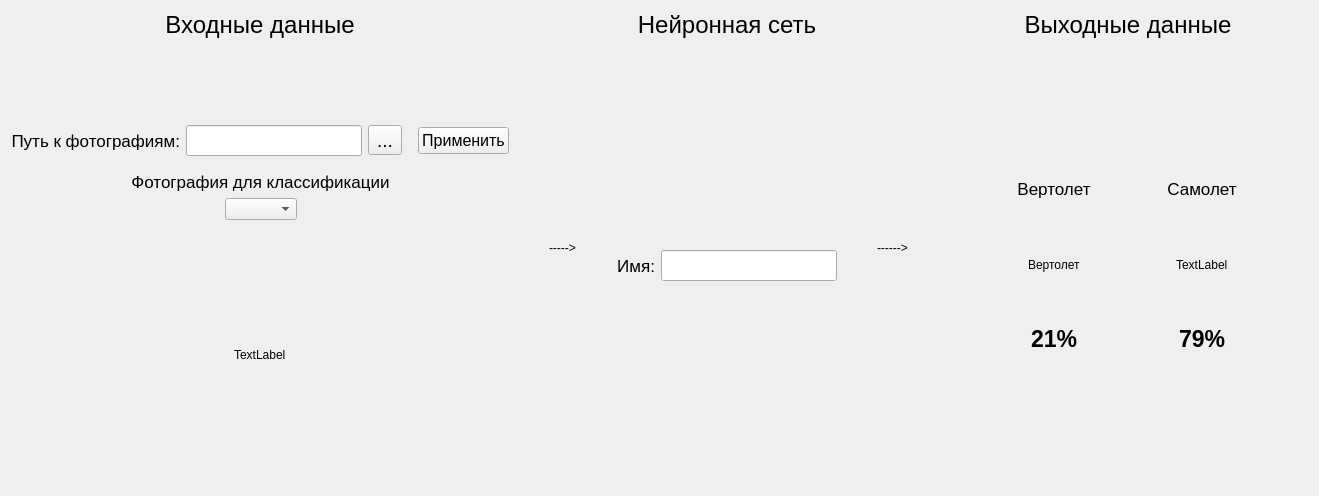
<?xml version="1.0" encoding="UTF-8"?>
<ui version="4.0">
 <class>Form</class>
 <widget class="QWidget" name="Form">
  <property name="geometry">
   <rect>
    <x>0</x>
    <y>0</y>
    <width>1319</width>
    <height>496</height>
   </rect>
  </property>
  <property name="windowTitle">
   <string>Form</string>
  </property>
  <layout class="QHBoxLayout" name="horizontalLayout_9">
   <item>
    <layout class="QVBoxLayout" name="verticalLayout_3">
     <item>
      <widget class="QLabel" name="inputDataTitleLabel">
       <property name="font">
        <font>
         <pointsize>18</pointsize>
         <underline>false</underline>
        </font>
       </property>
       <property name="layoutDirection">
        <enum>Qt::LeftToRight</enum>
       </property>
       <property name="text">
        <string>Входные данные</string>
       </property>
       <property name="alignment">
        <set>Qt::AlignCenter</set>
       </property>
      </widget>
     </item>
     <item>
      <spacer name="verticalSpacer_4">
       <property name="orientation">
        <enum>Qt::Vertical</enum>
       </property>
       <property name="sizeHint" stdset="0">
        <size>
         <width>20</width>
         <height>40</height>
        </size>
       </property>
      </spacer>
     </item>
     <item>
      <layout class="QHBoxLayout" name="horizontalLayout_3">
       <item>
        <widget class="QLabel" name="dirPhotosLabel">
         <property name="font">
          <font>
           <pointsize>13</pointsize>
          </font>
         </property>
         <property name="text">
          <string>Путь к фотографиям:</string>
         </property>
         <property name="alignment">
          <set>Qt::AlignRight|Qt::AlignTrailing|Qt::AlignVCenter</set>
         </property>
        </widget>
       </item>
       <item>
        <widget class="QLineEdit" name="dirPhotosLineEdit">
         <property name="font">
          <font>
           <pointsize>14</pointsize>
          </font>
         </property>
        </widget>
       </item>
       <item>
        <widget class="QToolButton" name="dirPhotosToolButton">
         <property name="font">
          <font>
           <pointsize>14</pointsize>
          </font>
         </property>
         <property name="text">
          <string>...</string>
         </property>
        </widget>
       </item>
       <item>
        <spacer name="horizontalSpacer_5">
         <property name="orientation">
          <enum>Qt::Horizontal</enum>
         </property>
         <property name="sizeType">
          <enum>QSizePolicy::Minimum</enum>
         </property>
         <property name="sizeHint" stdset="0">
          <size>
           <width>10</width>
           <height>20</height>
          </size>
         </property>
        </spacer>
       </item>
       <item>
        <widget class="QPushButton" name="setDirPhotosButton">
         <property name="font">
          <font>
           <pointsize>12</pointsize>
          </font>
         </property>
         <property name="text">
          <string>Применить</string>
         </property>
        </widget>
       </item>
      </layout>
     </item>
     <item>
      <spacer name="verticalSpacer_3">
       <property name="orientation">
        <enum>Qt::Vertical</enum>
       </property>
       <property name="sizeType">
        <enum>QSizePolicy::Fixed</enum>
       </property>
       <property name="sizeHint" stdset="0">
        <size>
         <width>20</width>
         <height>10</height>
        </size>
       </property>
      </spacer>
     </item>
     <item>
      <layout class="QHBoxLayout" name="horizontalLayout_5">
       <item>
        <spacer name="horizontalSpacer_6">
         <property name="orientation">
          <enum>Qt::Horizontal</enum>
         </property>
         <property name="sizeHint" stdset="0">
          <size>
           <width>40</width>
           <height>20</height>
          </size>
         </property>
        </spacer>
       </item>
       <item>
        <layout class="QVBoxLayout" name="verticalLayout_2">
         <item>
          <widget class="QLabel" name="dirPhotosLabel_2">
           <property name="font">
            <font>
             <pointsize>13</pointsize>
            </font>
           </property>
           <property name="text">
            <string>Фотография для классификации</string>
           </property>
           <property name="alignment">
            <set>Qt::AlignCenter</set>
           </property>
          </widget>
         </item>
         <item>
          <layout class="QHBoxLayout" name="horizontalLayout_4">
           <item>
            <spacer name="horizontalSpacer_3">
             <property name="orientation">
              <enum>Qt::Horizontal</enum>
             </property>
             <property name="sizeHint" stdset="0">
              <size>
               <width>40</width>
               <height>20</height>
              </size>
             </property>
            </spacer>
           </item>
           <item>
            <widget class="QComboBox" name="photosComboBox"/>
           </item>
           <item>
            <spacer name="horizontalSpacer_4">
             <property name="orientation">
              <enum>Qt::Horizontal</enum>
             </property>
             <property name="sizeHint" stdset="0">
              <size>
               <width>40</width>
               <height>20</height>
              </size>
             </property>
            </spacer>
           </item>
          </layout>
         </item>
        </layout>
       </item>
       <item>
        <spacer name="horizontalSpacer_7">
         <property name="orientation">
          <enum>Qt::Horizontal</enum>
         </property>
         <property name="sizeHint" stdset="0">
          <size>
           <width>40</width>
           <height>20</height>
          </size>
         </property>
        </spacer>
       </item>
      </layout>
     </item>
     <item>
      <spacer name="verticalSpacer_5">
       <property name="orientation">
        <enum>Qt::Vertical</enum>
       </property>
       <property name="sizeHint" stdset="0">
        <size>
         <width>20</width>
         <height>40</height>
        </size>
       </property>
      </spacer>
     </item>
     <item>
      <layout class="QVBoxLayout" name="verticalLayout">
       <item>
        <spacer name="verticalSpacer">
         <property name="orientation">
          <enum>Qt::Vertical</enum>
         </property>
         <property name="sizeHint" stdset="0">
          <size>
           <width>20</width>
           <height>40</height>
          </size>
         </property>
        </spacer>
       </item>
       <item>
        <layout class="QHBoxLayout" name="horizontalLayout_2">
         <item>
          <spacer name="horizontalSpacer">
           <property name="orientation">
            <enum>Qt::Horizontal</enum>
           </property>
           <property name="sizeHint" stdset="0">
            <size>
             <width>40</width>
             <height>20</height>
            </size>
           </property>
          </spacer>
         </item>
         <item>
          <widget class="QLabel" name="photoLabel">
           <property name="text">
            <string>TextLabel</string>
           </property>
          </widget>
         </item>
         <item>
          <spacer name="horizontalSpacer_2">
           <property name="orientation">
            <enum>Qt::Horizontal</enum>
           </property>
           <property name="sizeHint" stdset="0">
            <size>
             <width>40</width>
             <height>20</height>
            </size>
           </property>
          </spacer>
         </item>
        </layout>
       </item>
       <item>
        <spacer name="verticalSpacer_2">
         <property name="orientation">
          <enum>Qt::Vertical</enum>
         </property>
         <property name="sizeHint" stdset="0">
          <size>
           <width>20</width>
           <height>40</height>
          </size>
         </property>
        </spacer>
       </item>
      </layout>
     </item>
     <item>
      <spacer name="verticalSpacer_18">
       <property name="orientation">
        <enum>Qt::Vertical</enum>
       </property>
       <property name="sizeHint" stdset="0">
        <size>
         <width>20</width>
         <height>40</height>
        </size>
       </property>
      </spacer>
     </item>
    </layout>
   </item>
   <item>
    <spacer name="horizontalSpacer_8">
     <property name="orientation">
      <enum>Qt::Horizontal</enum>
     </property>
     <property name="sizeHint" stdset="0">
      <size>
       <width>12</width>
       <height>20</height>
      </size>
     </property>
    </spacer>
   </item>
   <item>
    <widget class="QLabel" name="vectorInputLabel">
     <property name="text">
      <string>-----&gt;</string>
     </property>
    </widget>
   </item>
   <item>
    <spacer name="horizontalSpacer_9">
     <property name="orientation">
      <enum>Qt::Horizontal</enum>
     </property>
     <property name="sizeHint" stdset="0">
      <size>
       <width>11</width>
       <height>20</height>
      </size>
     </property>
    </spacer>
   </item>
   <item>
    <layout class="QVBoxLayout" name="verticalLayout_4">
     <item>
      <widget class="QLabel" name="networkTitleLabel">
       <property name="font">
        <font>
         <pointsize>18</pointsize>
         <underline>false</underline>
        </font>
       </property>
       <property name="layoutDirection">
        <enum>Qt::LeftToRight</enum>
       </property>
       <property name="text">
        <string>Нейронная сеть</string>
       </property>
       <property name="alignment">
        <set>Qt::AlignCenter</set>
       </property>
      </widget>
     </item>
     <item>
      <spacer name="verticalSpacer_6">
       <property name="orientation">
        <enum>Qt::Vertical</enum>
       </property>
       <property name="sizeHint" stdset="0">
        <size>
         <width>20</width>
         <height>40</height>
        </size>
       </property>
      </spacer>
     </item>
     <item>
      <layout class="QHBoxLayout" name="horizontalLayout">
       <item>
        <widget class="QLabel" name="nameNetLabel">
         <property name="font">
          <font>
           <pointsize>13</pointsize>
          </font>
         </property>
         <property name="text">
          <string>Имя:</string>
         </property>
         <property name="alignment">
          <set>Qt::AlignRight|Qt::AlignTrailing|Qt::AlignVCenter</set>
         </property>
        </widget>
       </item>
       <item>
        <widget class="QLineEdit" name="nameNetLineEdit">
         <property name="font">
          <font>
           <pointsize>14</pointsize>
          </font>
         </property>
         <property name="text">
          <string/>
         </property>
        </widget>
       </item>
      </layout>
     </item>
     <item>
      <spacer name="verticalSpacer_7">
       <property name="orientation">
        <enum>Qt::Vertical</enum>
       </property>
       <property name="sizeHint" stdset="0">
        <size>
         <width>20</width>
         <height>40</height>
        </size>
       </property>
      </spacer>
     </item>
    </layout>
   </item>
   <item>
    <spacer name="horizontalSpacer_11">
     <property name="orientation">
      <enum>Qt::Horizontal</enum>
     </property>
     <property name="sizeHint" stdset="0">
      <size>
       <width>11</width>
       <height>20</height>
      </size>
     </property>
    </spacer>
   </item>
   <item>
    <widget class="QLabel" name="vectorOutputtLabel">
     <property name="text">
      <string>------&gt;</string>
     </property>
    </widget>
   </item>
   <item>
    <spacer name="horizontalSpacer_10">
     <property name="orientation">
      <enum>Qt::Horizontal</enum>
     </property>
     <property name="sizeHint" stdset="0">
      <size>
       <width>12</width>
       <height>20</height>
      </size>
     </property>
    </spacer>
   </item>
   <item>
    <layout class="QVBoxLayout" name="verticalLayout_5">
     <item>
      <widget class="QLabel" name="networkTitleLabel_2">
       <property name="font">
        <font>
         <pointsize>18</pointsize>
         <underline>false</underline>
        </font>
       </property>
       <property name="layoutDirection">
        <enum>Qt::LeftToRight</enum>
       </property>
       <property name="text">
        <string>Выходные данные</string>
       </property>
       <property name="alignment">
        <set>Qt::AlignCenter</set>
       </property>
      </widget>
     </item>
     <item>
      <spacer name="verticalSpacer_8">
       <property name="orientation">
        <enum>Qt::Vertical</enum>
       </property>
       <property name="sizeHint" stdset="0">
        <size>
         <width>20</width>
         <height>40</height>
        </size>
       </property>
      </spacer>
     </item>
     <item>
      <layout class="QHBoxLayout" name="horizontalLayout_8">
       <item>
        <spacer name="horizontalSpacer_17">
         <property name="orientation">
          <enum>Qt::Horizontal</enum>
         </property>
         <property name="sizeHint" stdset="0">
          <size>
           <width>40</width>
           <height>20</height>
          </size>
         </property>
        </spacer>
       </item>
       <item>
        <layout class="QVBoxLayout" name="verticalLayout_6">
         <item>
          <widget class="QLabel" name="helicopterTitleLabel">
           <property name="font">
            <font>
             <pointsize>13</pointsize>
            </font>
           </property>
           <property name="text">
            <string>Вертолет</string>
           </property>
           <property name="alignment">
            <set>Qt::AlignCenter</set>
           </property>
          </widget>
         </item>
         <item>
          <spacer name="verticalSpacer_10">
           <property name="orientation">
            <enum>Qt::Vertical</enum>
           </property>
           <property name="sizeType">
            <enum>QSizePolicy::Maximum</enum>
           </property>
           <property name="sizeHint" stdset="0">
            <size>
             <width>20</width>
             <height>10</height>
            </size>
           </property>
          </spacer>
         </item>
         <item>
          <layout class="QVBoxLayout" name="verticalLayout_7">
           <item>
            <spacer name="verticalSpacer_12">
             <property name="orientation">
              <enum>Qt::Vertical</enum>
             </property>
             <property name="sizeHint" stdset="0">
              <size>
               <width>20</width>
               <height>40</height>
              </size>
             </property>
            </spacer>
           </item>
           <item>
            <layout class="QHBoxLayout" name="horizontalLayout_6">
             <item>
              <spacer name="horizontalSpacer_12">
               <property name="orientation">
                <enum>Qt::Horizontal</enum>
               </property>
               <property name="sizeHint" stdset="0">
                <size>
                 <width>40</width>
                 <height>20</height>
                </size>
               </property>
              </spacer>
             </item>
             <item>
              <widget class="QLabel" name="helicopterImageLabel">
               <property name="text">
                <string>Вертолет</string>
               </property>
              </widget>
             </item>
             <item>
              <spacer name="horizontalSpacer_13">
               <property name="orientation">
                <enum>Qt::Horizontal</enum>
               </property>
               <property name="sizeHint" stdset="0">
                <size>
                 <width>40</width>
                 <height>20</height>
                </size>
               </property>
              </spacer>
             </item>
            </layout>
           </item>
           <item>
            <spacer name="verticalSpacer_13">
             <property name="orientation">
              <enum>Qt::Vertical</enum>
             </property>
             <property name="sizeHint" stdset="0">
              <size>
               <width>20</width>
               <height>40</height>
              </size>
             </property>
            </spacer>
           </item>
          </layout>
         </item>
         <item>
          <spacer name="verticalSpacer_11">
           <property name="orientation">
            <enum>Qt::Vertical</enum>
           </property>
           <property name="sizeType">
            <enum>QSizePolicy::Maximum</enum>
           </property>
           <property name="sizeHint" stdset="0">
            <size>
             <width>20</width>
             <height>5</height>
            </size>
           </property>
          </spacer>
         </item>
         <item>
          <widget class="QLabel" name="valueHelicopterLabel">
           <property name="font">
            <font>
             <pointsize>17</pointsize>
             <weight>75</weight>
             <bold>true</bold>
            </font>
           </property>
           <property name="text">
            <string>21%</string>
           </property>
           <property name="alignment">
            <set>Qt::AlignCenter</set>
           </property>
          </widget>
         </item>
        </layout>
       </item>
       <item>
        <spacer name="horizontalSpacer_16">
         <property name="orientation">
          <enum>Qt::Horizontal</enum>
         </property>
         <property name="sizeType">
          <enum>QSizePolicy::Fixed</enum>
         </property>
         <property name="sizeHint" stdset="0">
          <size>
           <width>10</width>
           <height>20</height>
          </size>
         </property>
        </spacer>
       </item>
       <item>
        <layout class="QVBoxLayout" name="verticalLayout_8">
         <item>
          <widget class="QLabel" name="planeTitleLabel">
           <property name="font">
            <font>
             <pointsize>13</pointsize>
            </font>
           </property>
           <property name="text">
            <string>Самолет</string>
           </property>
           <property name="alignment">
            <set>Qt::AlignCenter</set>
           </property>
          </widget>
         </item>
         <item>
          <spacer name="verticalSpacer_14">
           <property name="orientation">
            <enum>Qt::Vertical</enum>
           </property>
           <property name="sizeType">
            <enum>QSizePolicy::Maximum</enum>
           </property>
           <property name="sizeHint" stdset="0">
            <size>
             <width>20</width>
             <height>10</height>
            </size>
           </property>
          </spacer>
         </item>
         <item>
          <layout class="QVBoxLayout" name="verticalLayout_9">
           <item>
            <spacer name="verticalSpacer_15">
             <property name="orientation">
              <enum>Qt::Vertical</enum>
             </property>
             <property name="sizeHint" stdset="0">
              <size>
               <width>20</width>
               <height>40</height>
              </size>
             </property>
            </spacer>
           </item>
           <item>
            <layout class="QHBoxLayout" name="horizontalLayout_7">
             <item>
              <spacer name="horizontalSpacer_14">
               <property name="orientation">
                <enum>Qt::Horizontal</enum>
               </property>
               <property name="sizeHint" stdset="0">
                <size>
                 <width>40</width>
                 <height>20</height>
                </size>
               </property>
              </spacer>
             </item>
             <item>
              <widget class="QLabel" name="planeImageLabel">
               <property name="text">
                <string>TextLabel</string>
               </property>
              </widget>
             </item>
             <item>
              <spacer name="horizontalSpacer_15">
               <property name="orientation">
                <enum>Qt::Horizontal</enum>
               </property>
               <property name="sizeHint" stdset="0">
                <size>
                 <width>40</width>
                 <height>20</height>
                </size>
               </property>
              </spacer>
             </item>
            </layout>
           </item>
           <item>
            <spacer name="verticalSpacer_16">
             <property name="orientation">
              <enum>Qt::Vertical</enum>
             </property>
             <property name="sizeHint" stdset="0">
              <size>
               <width>20</width>
               <height>40</height>
              </size>
             </property>
            </spacer>
           </item>
          </layout>
         </item>
         <item>
          <spacer name="verticalSpacer_17">
           <property name="orientation">
            <enum>Qt::Vertical</enum>
           </property>
           <property name="sizeType">
            <enum>QSizePolicy::Maximum</enum>
           </property>
           <property name="sizeHint" stdset="0">
            <size>
             <width>20</width>
             <height>5</height>
            </size>
           </property>
          </spacer>
         </item>
         <item>
          <widget class="QLabel" name="valuePlaneLabe">
           <property name="font">
            <font>
             <pointsize>17</pointsize>
             <weight>75</weight>
             <bold>true</bold>
            </font>
           </property>
           <property name="text">
            <string>79%</string>
           </property>
           <property name="alignment">
            <set>Qt::AlignCenter</set>
           </property>
          </widget>
         </item>
        </layout>
       </item>
       <item>
        <spacer name="horizontalSpacer_18">
         <property name="orientation">
          <enum>Qt::Horizontal</enum>
         </property>
         <property name="sizeHint" stdset="0">
          <size>
           <width>40</width>
           <height>20</height>
          </size>
         </property>
        </spacer>
       </item>
      </layout>
     </item>
     <item>
      <spacer name="verticalSpacer_9">
       <property name="orientation">
        <enum>Qt::Vertical</enum>
       </property>
       <property name="sizeHint" stdset="0">
        <size>
         <width>20</width>
         <height>40</height>
        </size>
       </property>
      </spacer>
     </item>
    </layout>
   </item>
  </layout>
  <zorder>verticalLayoutWidget_3</zorder>
  <zorder>verticalLayoutWidget_4</zorder>
  <zorder>verticalSpacer_4</zorder>
  <zorder>vectorInputLabel</zorder>
  <zorder>vectorOutputtLabel</zorder>
  <zorder>horizontalSpacer_8</zorder>
  <zorder>horizontalSpacer_9</zorder>
  <zorder>horizontalSpacer_10</zorder>
  <zorder>horizontalSpacer_11</zorder>
  <zorder>verticalLayoutWidget_5</zorder>
 </widget>
 <resources/>
 <connections/>
</ui>
